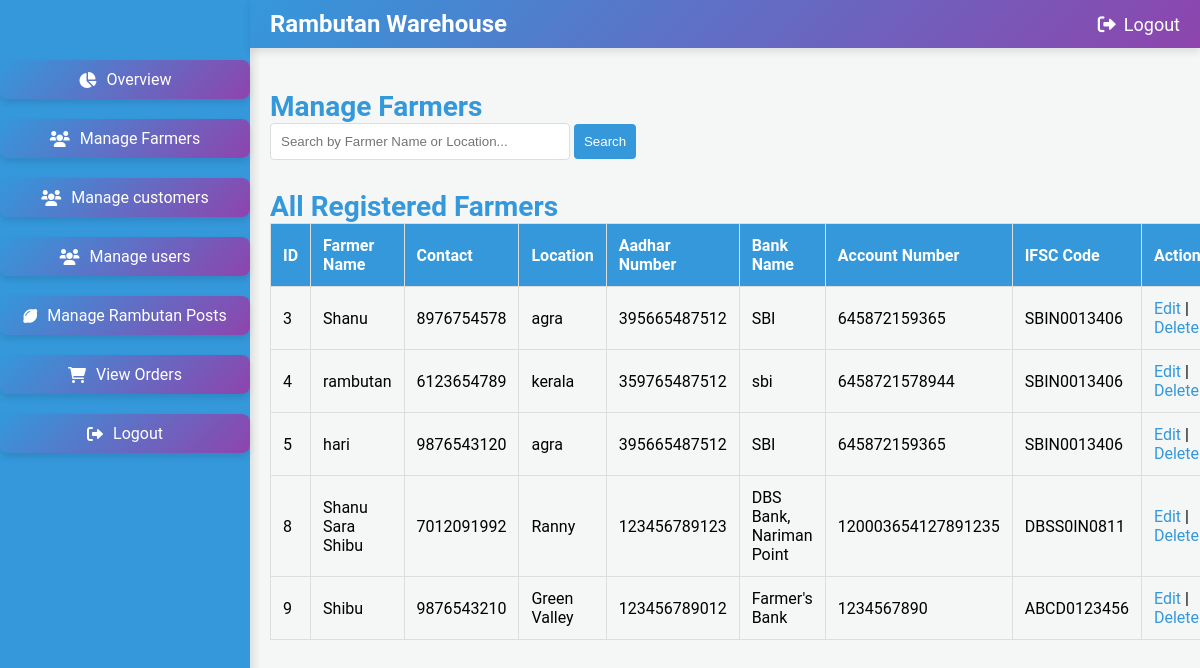
/farmers/, run on an earlier commit of the app's database.
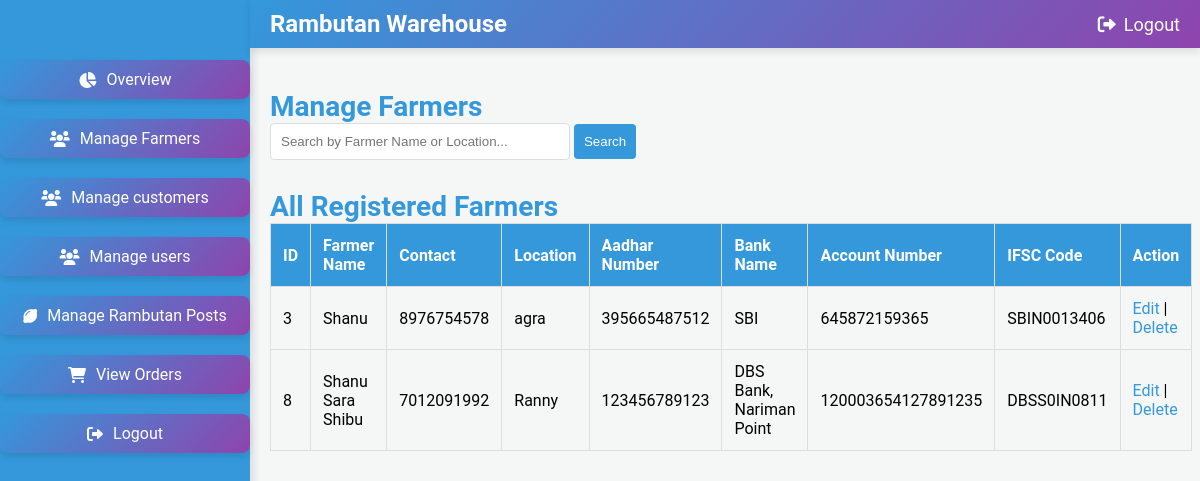
And on a later commit of the database.
### warehouse/models.py (models this page shows, shortened)
class FarmerDetails(models.Model):
    MOBILE_NUMBER_PATTERN = '^[6-9]\d{9}$'
    AADHAR_NUMBER_PATTERN = '^\d{12}$'
    ACCOUNT_NUMBER_PATTERN = '^\d{9,18}$'
    IFSC_CODE_PATTERN = '^[A-Z]{4}0[A-Z0-9]{6}$'
    user = models.OneToOneField(Registeruser, on_delete=models.CASCADE, related_name='farmerdetails')
    address = models.TextField()
    mobile_number = models.CharField(max_length=10)
    location = models.CharField(max_length=255)
    aadhar_number = models.CharField(max_length=12)
    bank_name = models.CharField(max_length=255)
    account_number = models.CharField(max_length=18)
    ifsc_code = models.CharField(max_length=11)

class Registeruser(AbstractUser):
    username = models.EmailField(unique=True)
    name = models.CharField(max_length=50,default='noname')
    contact = models.CharField(max_length=250, blank=True)
    address = models.CharField(max_length=250, blank=True)
    place = models.CharField(max_length=100, blank=True)
    role = models.CharField(max_length=10, choices=ROLE_CHOICES)
    is_active = models.BooleanField(default=True)
    groups = models.ManyToManyField(
        Group,
        related_name='registeruser_set',  # Custom related_name
        blank=True,
        help_text='The groups this user belongs to. A user will get all permissions granted to each of their groups.'
    )
    user_permissions = models.ManyToManyField(
        Permission,
        related_name='registeruser_set',  # Custom related_name
        blank=True,
        help_text='Specific permissions for this user.'
    )

### warehouse/views.py (the view)
# urls.py: path('farmers/', views.manage_farmers, name='manage_farmers'),
def manage_farmers(request):
    query = request.GET.get('search', '')
    if query:
        farmers = FarmerDetails.objects.filter(
            Q(user__name__icontains=query) | Q(location__icontains=query)
        )
    else:
        farmers = FarmerDetails.objects.all()
    context = {
        'farmers': farmers
    }
    return render(request, 'manage_farmers.html', context)

### warehouse/templates/manage_farmers.html (shortened to what this page needs)
{% load static %}
<!DOCTYPE html>
<html lang="en">
<head>
    <link rel="stylesheet" href="https://cdnjs.cloudflare.com/ajax/libs/font-awesome/6.0.0-beta3/css/all.min.css">
    <link href="https://cdn.jsdelivr.net/npm/sweetalert2@11/dist/sweetalert2.min.css" rel="stylesheet">
    <link rel="stylesheet" href="{% static 'css/admin_manage_farmers.css' %}">
</head>
<body>
    <div class="sidebar">
        <ul>
            <li><a href="{% url 'admin_dashboard' %}"><i class="fas fa-chart-pie"></i> Overview</a></li>
            <li><a href="{% url 'manage_farmers' %}"><i class="fas fa-users"></i> Manage Farmers</a></li>
            <li><a href="{% url 'manage_customers' %}"><i class="fas fa-users"></i> Manage customers</a></li>
            <li><a href="{% url 'manage_users' %}"><i class="fas fa-users"></i> Manage users</a></li>
            <li><a href="{% url 'manage_rambutan_posts' %}"><i class="fas fa-lemon"></i> Manage Rambutan Posts</a></li>
            <li><a href="{% url 'view_orders' %}"><i class="fas fa-shopping-cart"></i> View Orders</a></li>
            <li><a href="{% url 'logout' %}" id="sidebar-logout"><i class="fas fa-sign-out-alt"></i> Logout</a></li>
        </ul>
    </div>
    <section>
        <div class="top-navbar">
            <div class="logo">
                <span class="logo-text">Rambutan Warehouse</span>
            </div>
            <ul style="margin-left: auto;">
                <li><a href="{% url 'logout' %}" id="navbar-logout"><i class="fa fa-sign-out-alt"></i> Logout</a></li>
            </ul>
        </div>
        <div class="main">
            <h2>Manage Farmers</h2>
            <div class="search-container">
                <form method="GET" action="">
                    <input type="text" name="search" placeholder="Search by Farmer Name or Location...">
                    <button type="submit">Search</button>
                </form>
            </div>
            <div class="table-container">
                <h2>All Registered Farmers</h2>
                <table>
                    <tr>
                        <th>ID</th>
                        <th>Farmer Name</th>
                        <th>Contact</th>
                        <th>Location</th>
                        <th>Aadhar Number</th>
                        <th>Bank Name</th>
                        <th>Account Number</th>
                        <th>IFSC Code</th>
                        <th>Action</th>
                    </tr>
                    {% for farmer in farmers %}
                    <tr>
                        <td>{{ farmer.id }}</td>
                        <td>{{ farmer.user.name }}</td>
                        <td>{{ farmer.mobile_number }}</td>
                        <td>{{ farmer.location }}</td>
                        <td>{{ farmer.aadhar_number }}</td>
                        <td>{{ farmer.bank_name }}</td>
                        <td>{{ farmer.account_number }}</td>
                        <td>{{ farmer.ifsc_code }}</td>
                        <td>
                            <a href="{% url 'edit_farmer' farmer.id %}">Edit</a> |
                            <a href="{% url 'delete_farmer' farmer.id %}" class="delete-button">Delete</a>
                        </td>
                    </tr>
                    {% empty %}
                    <tr>
                        <td colspan="10">No farmers found</td>
                    </tr>
                    {% endfor %}
                </table>
            </div>
        </div>
    </section>
</body>
</html>

### warehouse/static/css/admin_manage_farmers.css (style rules this page uses)
* { margin: 0; padding: 0; box-sizing: border-box; }
:root { --primary-color: #3498db; --secondary-color: #8e44ad; --accent-color: #27ae60; --light-bg: #f4f7f6; --dark-bg: #333; --text-color: #333; --white: #ffffff; --font-family: 'Roboto', sans-serif; }
body { font-family: var(--font-family); background-color: var(--light-bg); display: flex; min-height: 100vh; }
.sidebar { background-color: var(--primary-color); width: 250px; position: fixed; top: 0; left: 0; height: 100%; padding-top: 40px; transition: width 0.3s ease; box-shadow: 4px 0 8px rgba(0, 0, 0, 0.1); }
.sidebar ul { list-style: none; }
.sidebar ul li { margin: 20px 0; text-align: center; }
.sidebar ul li a { text-decoration: none; color: var(--white); padding: 10px; display: flex; align-items: center; justify-content: center; border-radius: 8px; transition: background-color 0.3s, transform 0.3s ease-in-out; background: linear-gradient(135deg, var(--primary-color), var(--secondary-color)); box-shadow: 0 4px 6px rgba(0, 0, 0, 0.1); }
.sidebar ul li a i { margin-right: 10px; }
.top-navbar { background: linear-gradient(135deg, var(--primary-color), var(--secondary-color)); padding: 10px 20px; display: flex; justify-content: space-between; align-items: center; box-shadow: 0 4px 8px rgba(0, 0, 0, 0.1); position: fixed; top: 0; left: 250px; right: 0; z-index: 1000; transition: left 0.3s; }
.top-navbar .logo { display: flex; align-items: center; }
.top-navbar .logo-text { font-size: 24px; color: var(--white); font-weight: bold; }
.top-navbar ul { list-style: none; display: flex; gap: 20px; align-items: center; }
.top-navbar ul li a { text-decoration: none; color: var(--white); font-size: 18px; display: flex; align-items: center; }
.top-navbar ul li a i { margin-right: 8px; }
.main { margin-left: 250px; padding: 20px; margin-top: 70px; width: calc(100% - 250px); }
.main h2 { color: var(--primary-color); font-size: 28px; font-weight: bold; }
.table-container { margin-top: 30px; }
table { width: 100%; border-collapse: collapse; }
table, th, td { border: 1px solid #ddd; }
th, td { padding: 12px; text-align: left; }
th { background-color: var(--primary-color); color: white; }
td a { text-decoration: none; color: var(--primary-color); }
.search-container { margin-bottom: 20px; }
.search-container input[type="text"] { padding: 10px; width: 300px; border: 1px solid #ddd; border-radius: 4px; }
.search-container button { padding: 10px; background-color: var(--primary-color); color: white; border: none; border-radius: 4px; cursor: pointer; }

What changed in the data, as far as the page shows it:
removed FarmerDetails: id "4", user.name "rambutan", mobile_number "6123654789", location "kerala", aadhar_number "359765487512", bank_name "sbi", account_number "6458721578944", ifsc_code "SBIN0013406"
removed FarmerDetails: id "5", user.name "hari", mobile_number "9876543120", location "agra", aadhar_number "395665487512", bank_name "SBI", account_number "645872159365", ifsc_code "SBIN0013406"
removed FarmerDetails: id "9", user.name "Shibu", mobile_number "9876543210", location "Green Valley", aadhar_number "123456789012", bank_name "Farmer's Bank", account_number "1234567890", ifsc_code "ABCD0123456"
